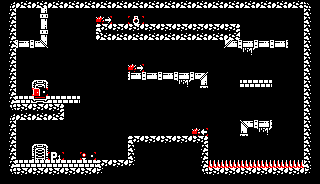

Rendered tile map (Tiled .tmx) drawn with the repository's tilesets; below, a short description and the full map source, tile grids included:
An orthogonal 20x23 tile map with 16x8 px tiles, 1 tile layer (Map Layer).

<map version="1.10" tiledversion="1.11.2" orientation="orthogonal" renderorder="right-down" width="20" height="23" tilewidth="16" tileheight="8" infinite="0" nextlayerid="2" nextobjectid="1">
 <tileset firstgid="1" source="AllPatterns.tsx" />
 <layer id="1" name="Map Layer" width="20" height="23">
  <data encoding="csv">
15,31,31,31,31,31,31,31,31,31,31,31,31,31,31,31,31,31,31,14,
7,1,22,1,1,1,1,1,1,1,1,1,1,1,1,1,1,1,1,6,
7,1,25,1,1,1,92,1,102,1,1,1,1,1,1,1,1,1,1,6,
7,1,22,1,1,1,8,30,30,30,30,30,30,30,9,1,1,1,1,6,
7,1,25,1,1,1,10,31,31,31,31,31,31,31,11,1,1,1,1,6,
7,18,28,1,1,1,1,1,1,1,1,1,1,1,26,18,18,18,1,6,
7,1,1,1,1,1,1,1,1,1,1,1,1,1,1,3,1,1,1,6,
7,1,1,1,1,1,1,1,1,1,1,1,1,1,1,1,1,1,1,6,
7,1,1,1,1,1,1,1,92,1,1,1,1,1,1,1,1,1,1,6,
7,1,1,1,1,1,1,1,18,18,18,18,19,1,1,1,1,1,1,6,
7,1,5,1,1,1,1,1,1,1,1,3,22,1,1,16,16,1,1,6,
7,1,94,1,1,1,1,1,1,1,1,1,1,1,1,1,1,1,1,6,
7,16,32,16,16,1,1,1,1,1,1,1,1,1,1,1,1,1,1,6,
13,30,30,9,1,1,1,1,1,1,1,1,1,1,1,1,1,1,1,6,
15,31,31,11,1,1,1,1,1,1,1,1,1,1,1,1,1,1,1,6,
7,1,1,1,1,1,1,1,1,1,1,1,1,1,1,17,18,1,1,6,
7,1,1,1,1,1,1,1,1,1,1,1,91,1,1,20,3,1,1,6,
7,1,1,1,1,1,1,1,8,30,30,30,9,1,1,1,1,1,1,6,
7,1,5,1,1,1,1,1,6,1,1,1,7,1,1,1,1,1,1,6,
7,1,4,101,1,93,1,1,6,1,1,1,7,1,1,1,1,1,1,6,
7,16,16,16,16,16,8,30,12,1,1,1,7,39,39,39,39,39,39,6,
13,30,30,30,30,30,12,1,1,1,1,1,13,30,30,30,30,30,30,12,
1,1,1,1,1,1,1,1,1,1,1,1,1,1,1,1,1,1,1,1
</data>
 </layer>
</map>
